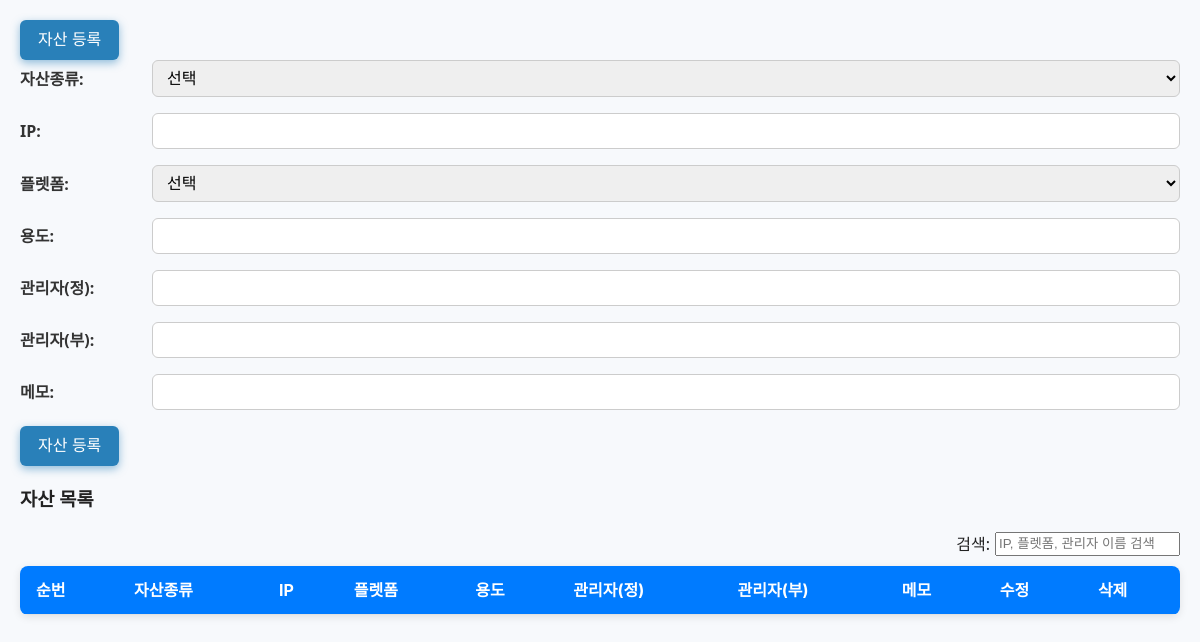
/asset_info (signed in), run on an earlier commit of the app's database.
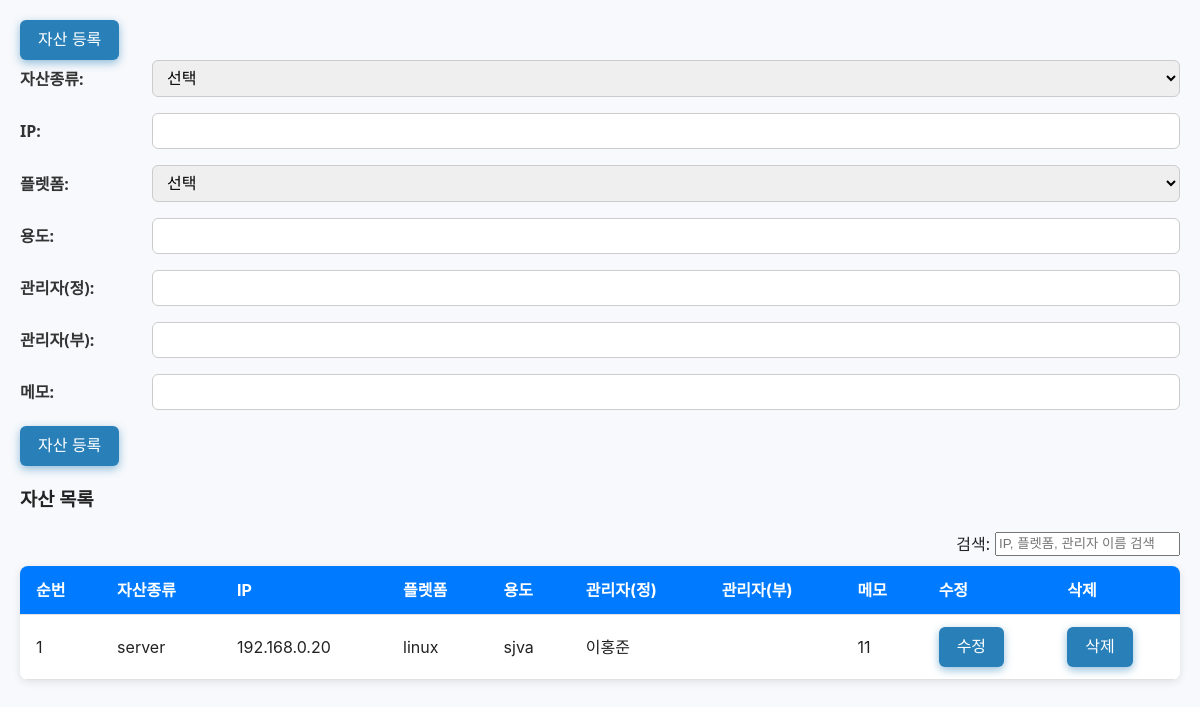
And on a later commit of the database.
### CCE/models.py (models this page shows)
class AssetInfo(db.Model):
    __tablename__ = 'asset_info'
    id = db.Column(db.Integer, primary_key=True, autoincrement=True)       # 순번 (자동)
    asset_type = db.Column(db.String(20), nullable=False)                  # 자산종류 (server/cloud)
    ip_address = db.Column(db.String(45), nullable=False)                  # IP
    platform = db.Column(db.String(20), nullable=False)                    # 플렛폼
    purpose = db.Column(db.String(100))                                    # 용도
    manager_main = db.Column(db.String(50))                                # 관리자(정)
    manager_sub = db.Column(db.String(50))                                 # 관리자(부)
    memo = db.Column(db.Text)                                              # 메모

### app.py (the view, shortened to what this page needs)
    @app.route('/asset_info', methods=['GET', 'POST'])
    @login_required
    def asset_info():
        assets = AssetInfo.query.order_by(AssetInfo.id.desc()).all()
        return render_template('asset_info.html', assets=assets)

### templates/asset_info.html (shortened to what this page needs)
<!DOCTYPE html>
<html lang="ko">
<head>
    <link rel="stylesheet" href="{{ url_for('static', filename='css/styles.css') }}">
</head>
<body>
  <div class="container">
    <div class="sidebar">
      <form method="post">
        <button id="regi_asset_sidebar" type="submit">자산 등록</button>
      </form>
    </div>
    <div class="main">
      <form id="asset-form" method="post" action="{{ url_for('asset_info') }}">
        <div>
          <div class="form-row">
            <label for="asset_type">자산종류:</label>
            <select name="asset_type" id="asset_type" required>
              <option value="">선택</option>
            </select>
          </div>
          <div class="form-row">
            <label for="ip_address">IP:</label>
            <input type="text" name="ip_address" id="ip_address" required />
          </div>
          <div class="form-row">
            <label for="platform">플렛폼:</label>
            <select name="platform" id="platform" required>
              <option value="">선택</option>
            </select>
          </div>
          <div class="form-row">
            <label for="purpose">용도:</label>
            <input type="text" name="purpose" id="purpose" />
          </div>
          <div class="form-row">
            <label for="manager_main">관리자(정):</label>
            <input type="text" name="manager_main" id="manager_main" />
          </div>
          <div class="form-row">
            <label for="manager_sub">관리자(부):</label>
            <input type="text" name="manager_sub" id="manager_sub" />
          </div>
          <div class="form-row">
            <label for="memo">메모:</label>
            <input type="text" name="memo" id="memo" />
          </div>
        </div>
        <button id="regi_asset_main" type="submit">자산 등록</button>
      </form>
      <h3>자산 목록</h3>
	  <div style="display:flex; justify-content:flex-end; margin-bottom:10px;">
	  <label for="search-input" style="margin-right:5px;">검색:</label>
	  <input type="text" id="search-input" placeholder="IP, 플렛폼, 관리자 이름 검색" />
	</div>
      <table class="asset-info">
        <thead>
          <tr>
            <th>순번</th><th>자산종류</th><th>IP</th><th>플렛폼</th><th>용도</th>
            <th>관리자(정)</th><th>관리자(부)</th><th>메모</th><th>수정</th><th>삭제</th>
          </tr>
        </thead>
        <tbody>
          {% for asset in assets %}
            <tr>
              <td data-label="순번">{{ asset.id }}</td>
              <td data-label="자산종류">{{ asset.asset_type }}</td>
              <td data-label="IP">{{ asset.ip_address }}</td>
              <td data-label="플렛폼">{{ asset.platform }}</td>
              <td data-label="용도">{{ asset.purpose }}</td>
              <td data-label="관리자(정)">{{ asset.manager_main }}</td>
              <td data-label="관리자(부)">{{ asset.manager_sub }}</td>
              <td data-label="메모">{{ asset.memo }}</td>
              <td data-label="수정">
                  <button class="btn-asset-edit" data-url="{{ url_for('asset_edit', asset_id=asset.id) }}">수정</button>
                </td>
              <td data-label="삭제">
                <form action="{{ url_for('asset_delete', asset_id=asset.id) }}" method="post" style="display:inline;" onsubmit="return confirm('정말 삭제하시겠습니까?');">
                  <button type="submit">삭제</button>
                </form>
              </td>
            </tr>
          {% endfor %}
        </tbody>
      </table>
    </div>
  </div>
</body>
</html>

What changed in the data, as far as the page shows it:
added AssetInfo: id "1", asset_type "server", ip_address "192.168.0.20", platform "linux", purpose "sjva", manager_main "이홍준", memo "11"
